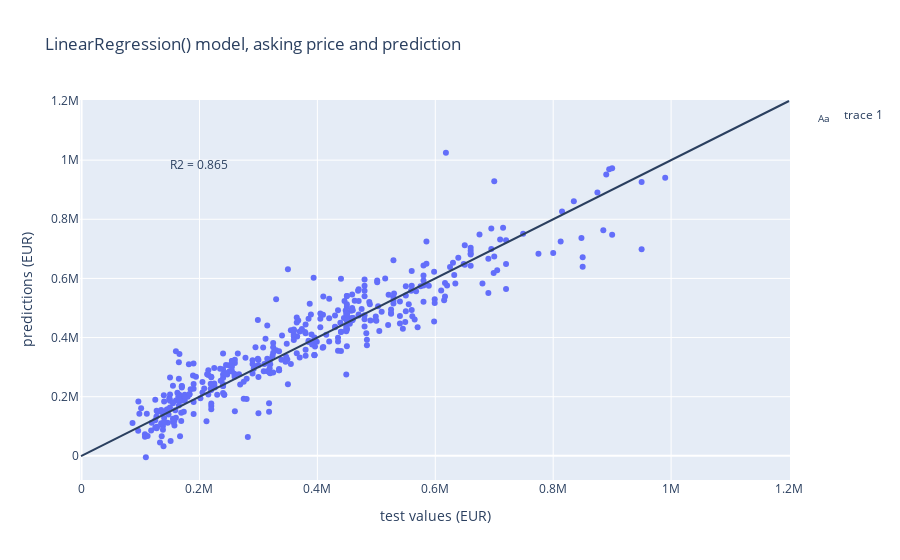

The cell this chart's notebook holds for it:
### Code cell
graphmaker(grid_search_lr, X_test, y_test)

### Figure 1 — Plotly figure (JSON) as saved in the notebook; plotly's stock layout.template omitted (floating-point values rounded to 4 significant figures; data arrays with more than 128 entries replaced by an {"elided": "..."} marker saying what was removed)
{"data": [{"hovertemplate": "test values (EUR)=%{x}<br>predictions (EUR)=%{y}<extra></extra>", "legendgroup": "", "marker": {"color": "#636efa", "symbol": "circle"}, "mode": "markers", "name": "", "orientation": "v", "showlegend": false, "type": "scatter", "x": {"elided": "401 int values"}, "xaxis": "x", "y": {"elided": "401 float values"}, "yaxis": "y"}, {"mode": "text", "text": ["R2 = 0.865"], "textposition": "bottom center", "type": "scatter", "x": [200000], "y": [1000000]}], "layout": {"legend": {"tracegroupgap": 0}, "shapes": [{"type": "line", "x0": -1000, "x1": 1200000, "xref": "x", "y0": -1000, "y1": 1200000, "yref": "y"}], "title": {"text": "LinearRegression() model, asking price and prediction"}, "xaxis": {"anchor": "y", "domain": [0, 1], "title": {"text": "test values (EUR)"}}, "yaxis": {"anchor": "x", "domain": [0, 1], "title": {"text": "predictions (EUR)"}}}}
